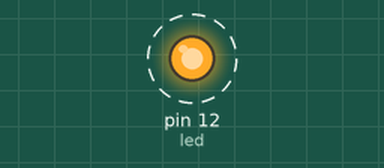
Recording of a sketch running on a simulated Arduino Uno, built with avr-gcc and run on an emulated ATmega328P. On the bench: output pins drawn as LEDs (lit = HIGH). Dashed ring = blinking. What the sketch prints to the serial monitor is not drawn.

Above: at 0.5 s.
Timing chart, 0 to 4.6 s (numbered marks = the images above):
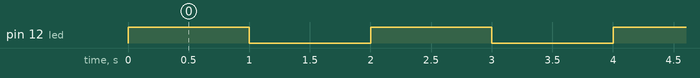

The sketch:

1-Serial-Communication-Printing-LED-Example.ino
```cpp
/*
Serial Communication project (Printing to the screen):
This program functions the same as a blinking Led project, however
-it prints the Led state and pin number to the screen.

 */
const int led=12; //Initialize led at digital pin number 12

void setup()
{
  pinMode(led, OUTPUT); //Set Led 13 to OUTPUT
  Serial.begin(9600); //Initialize Serial Communication at a baud rate of 9600
  digitalWrite(led,LOW);
}

void loop()
{
  digitalWrite(led, HIGH); //Set Led pin to HIGH
  //Remember to change led from int type to string type
  Serial.println("The Led on pin number "+String(led)+" is ON!");
  delay(1000); //Delay 1000 milliseconds
  digitalWrite(led, LOW);
  Serial.println("The Led on pin number "+String(led)+" is OFF!");
  delay(1000);
}
```

Measured:
- by itself, pin 12 (led): alternates HIGH for 1.0 s and LOW for 1.0 s
